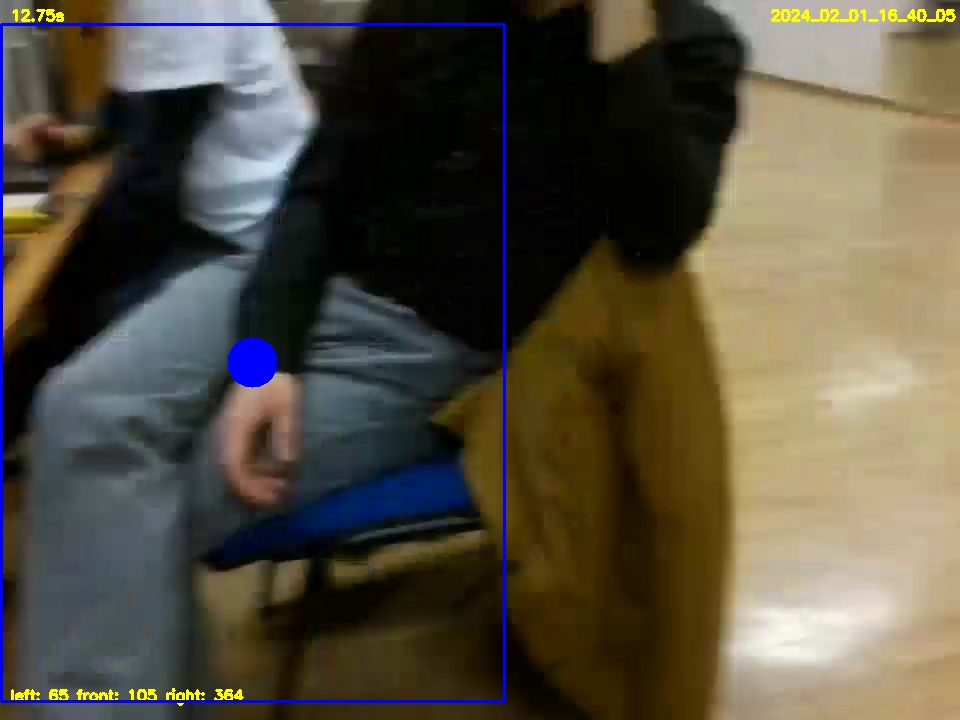
#> input picture src/Flight_logs/img/img.jpg, 960 x 720 px, given in place of the camera
$ python Corner.py
#> lines starting #> are read from the running program, lines starting #| are printed output that depends on the picture; after the words box and inside, x2 and y2 are one past the last pixel; in counts of white or black regions, pixels touching at a corner belong together
import cv2
import numpy as np
import math

def K_Clustering(image, n_clusters):
    """
    IN: BGR image, K (number of clusters)
    OUT: BGR image
    """

    Reshape = image.reshape((-1,3))
    Reshape = np.float32(Reshape)

    criteria = (cv2.TERM_CRITERIA_EPS + cv2.TERM_CRITERIA_MAX_ITER, 10, 1.0)
    ret, label, center = cv2.kmeans(Reshape, n_clusters, None, criteria, 10,
                                    cv2.KMEANS_RANDOM_CENTERS)

    center = np.uint8(center)
    res = center[label.flatten()]
    img_res = res.reshape((image.shape))

    return img_res

def HoughLines(image_in, image_out, l_color):
    """
    IN: binary image
    OUT: BGR image
    """

    lines = cv2.HoughLines(image_in, 1, np.pi / 180, 135, None, 0, 0)
    line_points = []

    if lines is not None:
        for i in range(0, len(lines)):
            rho = lines[i][0][0]
            theta = lines[i][0][1]
            a = math.cos(theta)
            b = math.sin(theta)
            x0 = a * rho
            y0 = b * rho
            pt1 = (int(x0 + 1000*(-b)), int(y0 + 1000*(a))) #x, y notation
            pt2 = (int(x0 - 1000*(-b)), int(y0 - 1000*(a)))
            cv2.line(image_out, pt1, pt2, l_color, 3, cv2.LINE_AA)

            line_points.append([pt1, pt2])

    return image_out, line_points

def Adjust_Gamma(image, gamma):
    """
    IN: BGR image, gamma
    OUT: BGR image with different Gamma
    """

    invGamma = 1.0 / gamma
    table = np.array([((i / 255.0) ** invGamma) * 255 for i in np.arange(0, 256)]).astype("uint8")

    return cv2.LUT(image, table)

def Automatic_Thresh(gray_image): #https://stackoverflow.com/questions/41893029/opencv-canny-edge-detection-not-working-properly
    """
    IN: grayscale image
    OUT: lower, upper threshold (for edge detection and thresholding)
    """

    v = np.median(gray_image)
    sigma = 0.33

    #---- apply automatic Canny edge detection using the computed median----
    lower = int(max(0, (1.0 - sigma) * v))
    upper = int(min(255, (1.0 + sigma) * v))

    return lower, upper

def Detect_Corners(image_in, image_out):
    """
    IN: grayscale image
    OUT: binary image
    """

    image_in = np.float32(image_in)
    corners = cv2.cornerHarris(image_in, 2, 5, 0.07)

    # Results are marked through the dilated corners
    corners = cv2.dilate(corners, None)

    image_out[corners > 0.01 * corners.max()] = 255
    return image_out

def Slice_image(image_in, strides):
    """
    IN: binary image, stride (y, x)
    OUT: sliced binary image
    """

    sliceY = math.ceil(image_in.shape[0] / strides[0])
    sliceX = math.ceil(image_in.shape[1] / strides[1])

    for iy in range(strides[0]): cv2.line(image_in, (iy * sliceY, 0), (iy * sliceY, image_in.shape[0]), 0, 3)
    for ix in range(strides[1]): cv2.line(image_in, (0, ix * sliceX), (image_in.shape[1], ix * sliceX), 0, 3)

    return image_in

def CalculateAngle(line):
    d_x = line[0][0] - line[1][0]
    d_y = line[0][1] - line[1][1]

    deg = round(math.degrees(math.atan(abs(d_x) / abs(d_y))), 2)

    if d_x < 0 or d_y < 0:
        #is negative and so the actual angle is also negative
        line.append(-deg)
    else: line.append(deg)

def GroupLines(lines):
    pass #TODO: dodělat!

#main code

vid = cv2.VideoCapture(0)
while(True):

    ret, frame = vid.read()
#> frame is the input picture: shape (720, 960, 3); mean B, G, R 64.6, 79.3, 85.7

    #creating blank images and other image manipulation
    blank = np.zeros(frame.shape)
    corners = np.zeros(frame.shape[:2], dtype=np.uint8)

    frame = cv2.GaussianBlur(frame, (3, 3), 0)

    #
    # Generating Canny, Harris and K-Means
    #

    #clustering
    img = Adjust_Gamma(frame, 0.4)
#> in Adjust_Gamma, `return cv2.LUT(image, table)`:
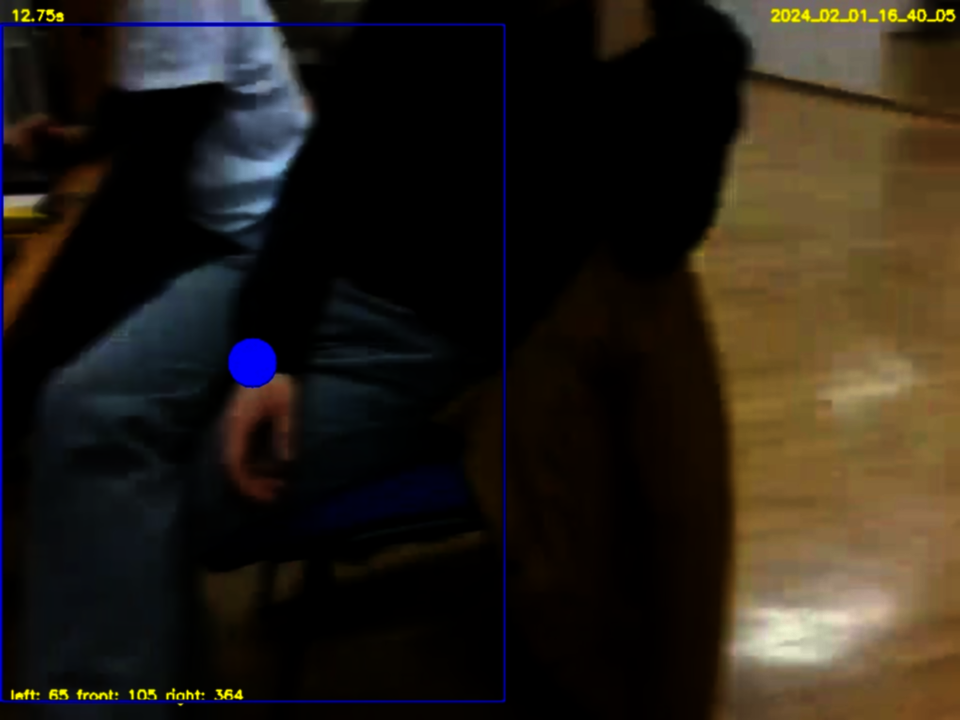
#> returned value: shape (720, 960, 3); mean of channels 0, 1, 2 23.6, 31.8, 38.3; drawn as B, G, R
    img_cluster = K_Clustering(frame, 7) #TODO: maybe
#> in K_Clustering, `ret, label, center = cv2.kmeans(Reshape, n_clusters, None, criteria, 1..`: ret = 545518342.9; center = [[89.07, 94.95, 93.82], [124.8, 163.9, 180.9], [184.7, 191.5, 194.7], [5.51, 10.63, 11.08], [200.1, 11.61, 12.58], [11.15, 51.56, 70.6], [57.21, 47.4, 39.36]]
#> in K_Clustering, `center = np.uint8(center)`: center = [[89, 94, 93], [124, 163, 180], [184, 191, 194], [5, 10, 11], [200, 11, 12], [11, 51, 70], [57, 47, 39]]

    img_gray = cv2.cvtColor(frame, cv2.COLOR_BGR2GRAY)
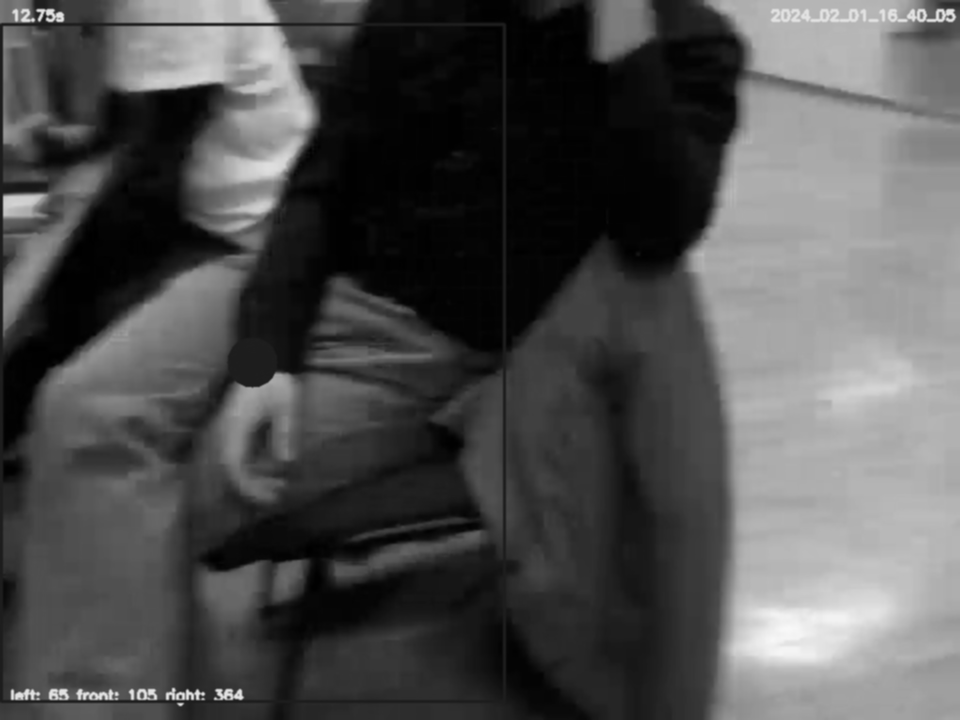
#> img_gray: shape (720, 960); min 0, max 248, mean 79.5

    #edge detection
    upper, lower = Automatic_Thresh(img_gray)
#> in Automatic_Thresh, `v = np.median(gray_image)`: v = 60
#> in Automatic_Thresh, `lower = int(max(0, (1.0 - sigma) * v))`: lower = 40
#> in Automatic_Thresh, `upper = int(min(255, (1.0 + sigma) * v))`: upper = 79
#> upper = 40; lower = 79
    img_canny = cv2.Canny(img_gray, lower, upper)
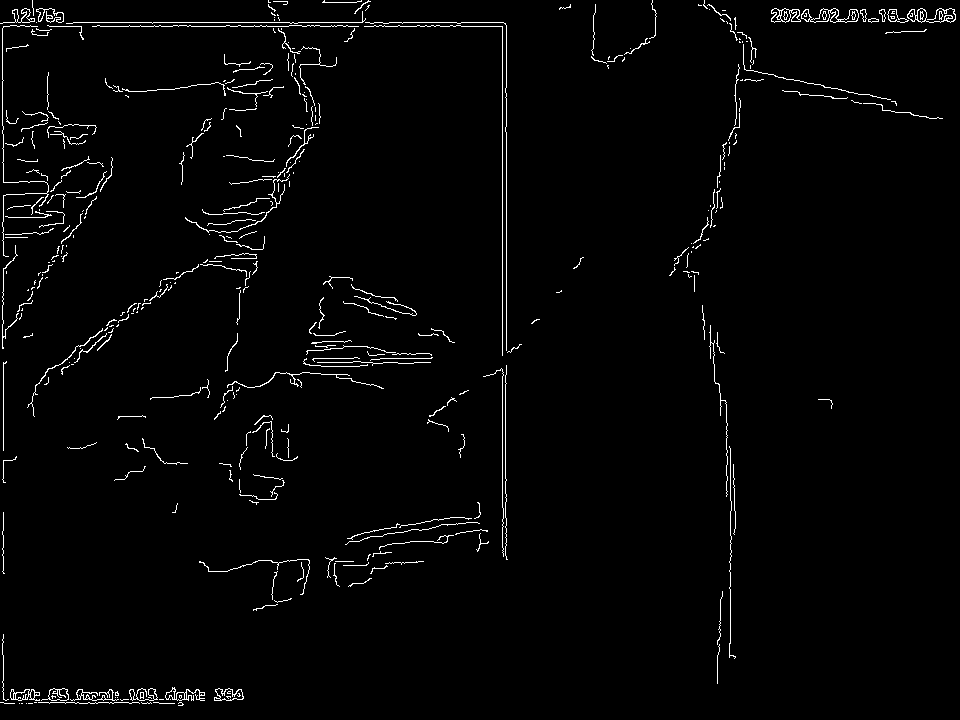
#> img_canny: shape (720, 960); 2.1% white in thin lines or dots

    img_canny = Slice_image(img_canny, (5, 5))
#> after the loop in Slice_image, `for iy in range(strides[0]): cv2.line(image_in, (iy * sliceY, 0), (iy ..`: image_in: shape (720, 960); 2% white in thin lines or dots
#> after the loop in Slice_image, `for ix in range(strides[1]): cv2.line(image_in, (0, ix * sliceX), (ima..`:
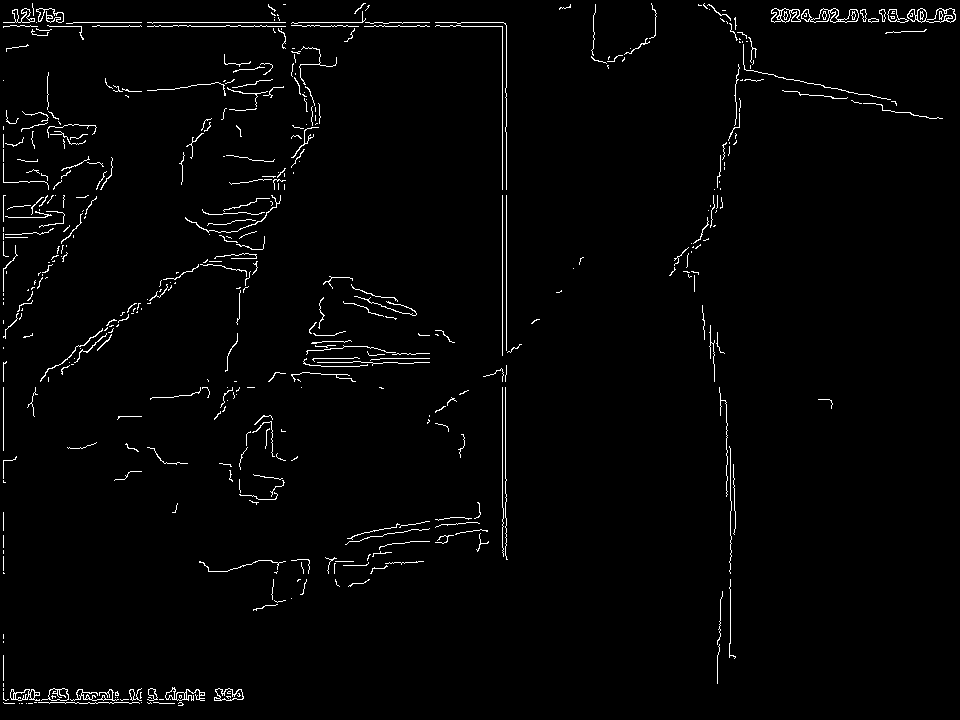
#> image_in: shape (720, 960); 1.9% white in thin lines or dots

    #corner detection
    corners = Detect_Corners(img_gray, corners)
#> in Detect_Corners, `image_out[corners > 0.01 * corners.max()] = 255`: image_out: shape (720, 960); 0.38% white; 24 white regions (6 under 20 px), largest, box (x1, y1, x2, y2) and area: (166, 687, 207, 707) 494, (15, 9, 64, 24) 380, (78, 689, 121, 702) 373

    #
    # Fitting lines through interest points
    #

    blank, lines1 = HoughLines(img_canny, blank, (0, 0, 255))
#> in HoughLines, `lines = cv2.HoughLines(image_in, 1, np.pi / 180, 135, None, 0, 0)`: lines = [[502, 0], [22, 1.57], [26, 1.57], [3, 0], [506, 0], [30, 1.55], [28, 1.55], [730, 0], [18, 1.59], [20, 1.59], [-497, 3.12], [699, 1.57]]
#> the loop in HoughLines, `for i in range(0, len(lines)):` made 12 passes
#> (rho, theta, a, b, x0, y0, pt1, pt2) on passes 1 to 10: (502, 0, 1, 0, 502, 0, (502, 1000), (502, -1000)), (22, 1.57, -4.37e-08, 1, -9.62e-07, 22, (-1000, 21), (999, 22)), (26, 1.57, -4.37e-08, 1, -1.14e-06, 26, (-1000, 25), (999, 26)), (3, 0, 1, 0, 3, 0, (3, 1000), (3, -1000)), (506, 0, 1, 0, 506, 0, (506, 1000), (506, -1000)), (30, 1.55, 0.0175, 1, 0.524, 30, (-999, 47), (1000, 12)), (28, 1.55, 0.0175, 1, 0.489, 28, (-999, 45), (1000, 10)), (730, 0, 1, 0, 730, 0, (730, 1000), (730, -1000)), (18, 1.59, -0.0175, 1, -0.314, 18, (-1000, 0), (999, 35)), (20, 1.59, -0.0175, 1, -0.349, 20, (-1000, 2), (999, 37))
#> after the loop in HoughLines, `for i in range(0, len(lines)):`:
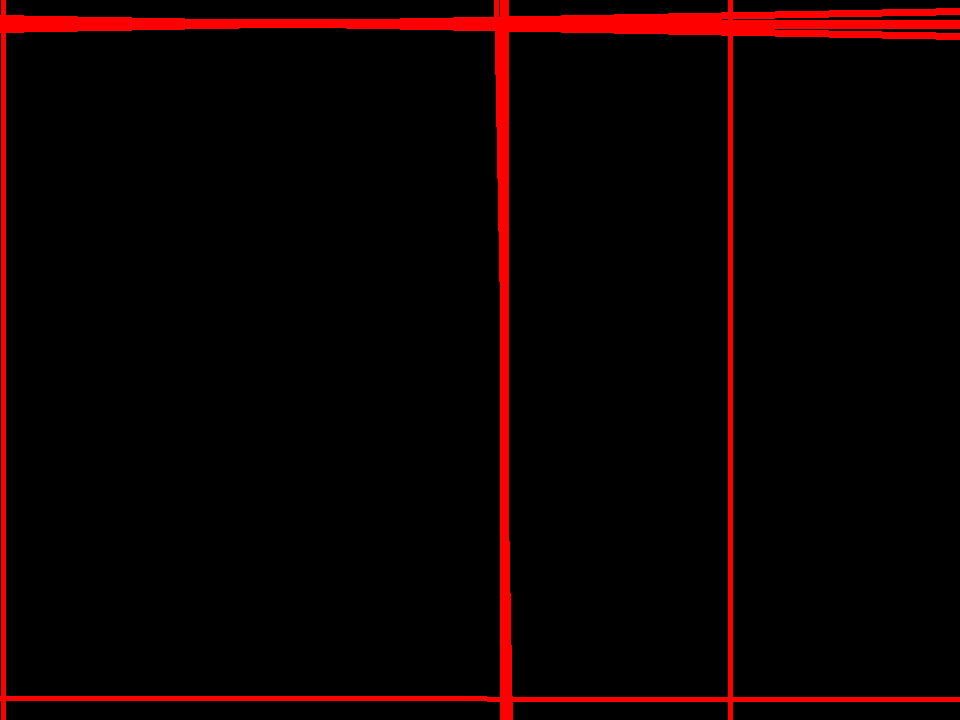
#> image_out: shape (720, 960, 3) float64; mean of channels 0, 1, 2 0, 0, 12.9; drawn as B, G, R
#> after the loop in HoughLines, `for i in range(0, len(lines)):`: line_points = 12 items
#> lines1 = 12 items
    blank, lines2 = HoughLines(corners, blank, (255, 0, 0)) #TODO: kinda useless
#> call 2 of HoughLines, with l_color = (255, 0, 0)
#> in HoughLines (call 2), `lines = cv2.HoughLines(image_in, 1, np.pi / 180, 135, None, 0, 0)`: lines = [[698, 1.57], [700, 1.55], [696, 1.59], [692, 1.61], [690, 1.61], [696, 1.55], [688, 1.61]]
#> the loop in HoughLines (call 2), `for i in range(0, len(lines)):` made 7 passes
#> (rho, theta, a, b, x0, y0, pt1, pt2) on passes 1 to 7: (698, 1.57, -4.37e-08, 1, -3.05e-05, 698, (-1000, 697), (999, 698)), (700, 1.55, 0.0175, 1, 12.22, 699.9, (-987, 717), (1012, 682)), (696, 1.59, -0.0175, 1, -12.15, 695.9, (-1011, 678), (987, 713)), (692, 1.61, -0.0349, 0.999, -24.15, 691.6, (-1023, 656), (975, 726)), (690, 1.61, -0.0349, 0.999, -24.08, 689.6, (-1023, 654), (975, 724)), (696, 1.55, 0.0175, 1, 12.15, 695.9, (-987, 713), (1011, 678)), (688, 1.61, -0.0349, 0.999, -24.01, 687.6, (-1023, 652), (975, 722))
#> after the loop in HoughLines (call 2), `for i in range(0, len(lines)):`:
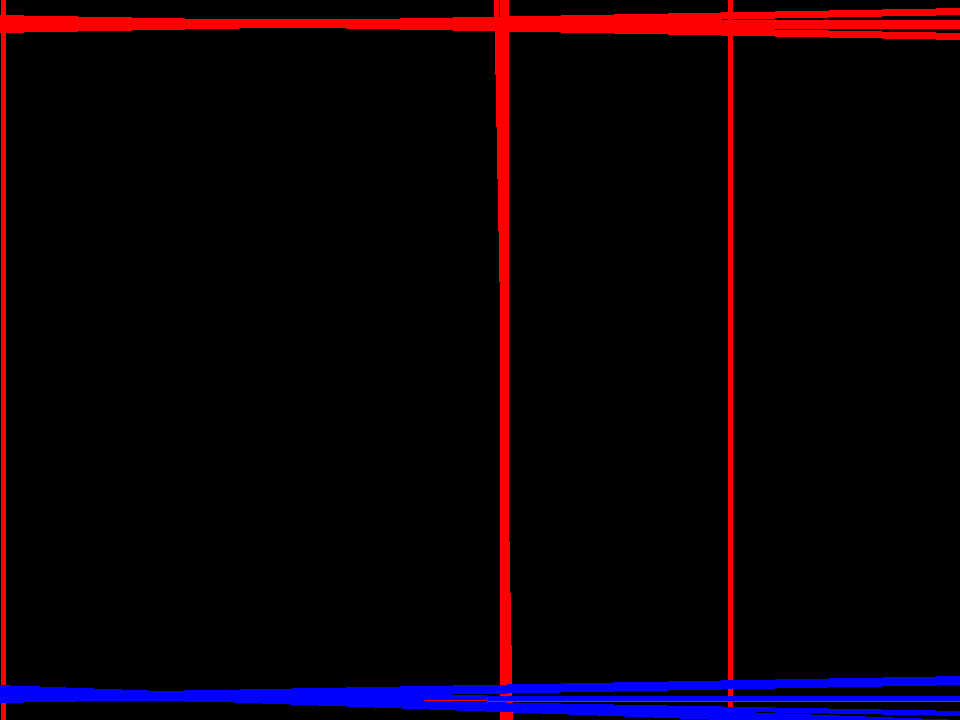
#> image_out: shape (720, 960, 3) float64; mean of channels 0, 1, 2 7.2, 0, 11.2; drawn as B, G, R
#> after the loop in HoughLines (call 2), `for i in range(0, len(lines)):`: line_points = [[(-1000, 697), (999, 698)], [(-987, 717), (1012, 682)], [(-1011, 678), (987, 713)], [(-1023, 656), (975, 726)], [(-1023, 654), (975, 724)], [(-987, 713), (1011, 678)], [(-1023, 652), (975, 722)]]
#> lines2 has the same summary as line_points in HoughLines

    #
    # Line grouping by difference of angle and distance
    #

    lines = lines1 + lines2
#> lines = 19 items
    for line in lines:
        CalculateAngle(line)
#> this loop made 19 passes
#> (d_x in CalculateAngle, d_y in CalculateAngle, deg in CalculateAngle) on passes 1 to 12: (0, 2000, 0), (-1999, -1, 89.97), (-1999, -1, 89.97), (0, 2000, 0), (0, 2000, 0), (-1999, 35, 89), (-1999, 35, 89), (0, 2000, 0), (-1999, -35, 89), (-1999, -35, 89), (-35, -1999, 1), (-1999, -1, 89.97)


    print(lines)
#> (printed output is left out)

    #cv2.imshow("frame", frame)
    cv2.imshow("frame_canny", img_canny)
    #cv2.imshow("frame_corners", corners)
    cv2.imshow("frame_lines", blank)
    cv2.imshow("frame_K_means", img_cluster)
    if cv2.waitKey(1) & 0xFF == ord('q'):
#> (key q is pressed here)
        break
